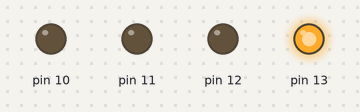
Recording of a sketch running on a simulated Arduino Uno, built with avr-gcc and run on an emulated ATmega328P. Shown: output pins drawn as LEDs (lit = HIGH).

Above: at 0.7 s.
At 2.2 s:
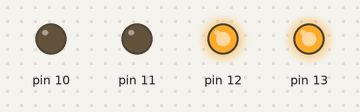
At 4.2 s:
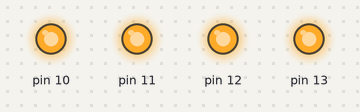
Timing chart, 0 to 6.3 s (numbered marks = the images above):
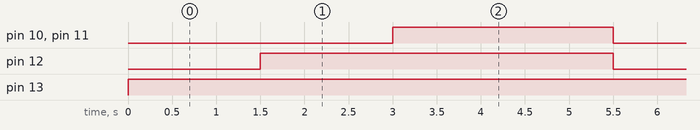

Measured:
- by itself, pin 10, pin 11: alternates HIGH for 2.5 s and LOW for 3.0 s
- by itself, pin 12: alternates HIGH for 4.0 s and LOW for 1.5 s
- by itself, pin 13: LOW → HIGH at 0.00 s

The sketch:

sketch_mar21a.ino
```cpp
void setup() {
  // put your setup code here, to run once:
  pinMode(13,OUTPUT);
  pinMode(12,OUTPUT);
  pinMode(11,OUTPUT);
  pinMode(10,OUTPUT);

}

void loop() {
  // put your main code here, to run repeatedly:
  digitalWrite(13,HIGH);
  delay(1500);
  digitalWrite(12,HIGH);
  delay(1500);
  digitalWrite(11,HIGH);
  digitalWrite(10,HIGH);
  delay(2500);
  digitalWrite(13,LOW);
  digitalWrite(12,LOW);
  digitalWrite(11,LOW);
  digitalWrite(10,LOW);
}
```
